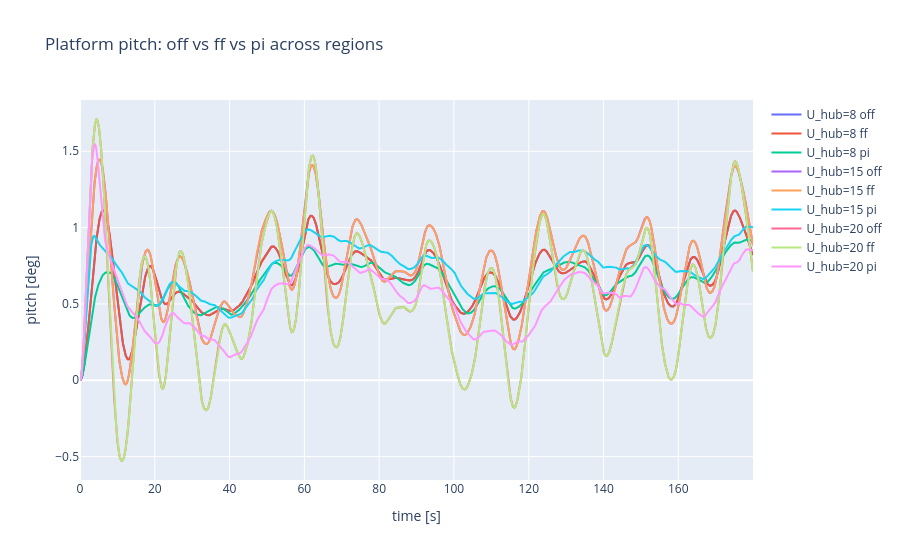

Notebook cell for this chart:
### Code cell
fig = go.Figure()
for U_hub in regions:
    for mode in modes:
        run_id = runs[(U_hub, mode)]['run_id']
        result = pitch_store.get(run_id)['result']
        fig.add_trace(go.Scatter(
            x=result['time'], y=np.degrees(result['pitch']),
            mode='lines', name=f'U_hub={U_hub:g} {mode}'))
fig.update_layout(title='Platform pitch: off vs ff vs pi across regions',
                   xaxis_title='time [s]', yaxis_title='pitch [deg]')
fig.show()

### Figure 1 — Plotly figure (JSON) as saved in the notebook; plotly's stock layout.template omitted (floating-point values rounded to 4 significant figures; data arrays with more than 128 entries replaced by an {"elided": "..."} marker saying what was removed)
{"data": [{"mode": "lines", "name": "U_hub=8 off", "type": "scatter", "x": {"elided": "9000 float values"}, "y": {"elided": "9000 float values"}}, {"mode": "lines", "name": "U_hub=8 ff", "type": "scatter", "x": {"elided": "9000 float values"}, "y": {"elided": "9000 float values"}}, {"mode": "lines", "name": "U_hub=8 pi", "type": "scatter", "x": {"elided": "9000 float values"}, "y": {"elided": "9000 float values"}}, {"mode": "lines", "name": "U_hub=15 off", "type": "scatter", "x": {"elided": "9000 float values"}, "y": {"elided": "9000 float values"}}, {"mode": "lines", "name": "U_hub=15 ff", "type": "scatter", "x": {"elided": "9000 float values"}, "y": {"elided": "9000 float values"}}, {"mode": "lines", "name": "U_hub=15 pi", "type": "scatter", "x": {"elided": "9000 float values"}, "y": {"elided": "9000 float values"}}, {"mode": "lines", "name": "U_hub=20 off", "type": "scatter", "x": {"elided": "9000 float values"}, "y": {"elided": "9000 float values"}}, {"mode": "lines", "name": "U_hub=20 ff", "type": "scatter", "x": {"elided": "9000 float values"}, "y": {"elided": "9000 float values"}}, {"mode": "lines", "name": "U_hub=20 pi", "type": "scatter", "x": {"elided": "9000 float values"}, "y": {"elided": "9000 float values"}}], "layout": {"title": {"text": "Platform pitch: off vs ff vs pi across regions"}, "xaxis": {"title": {"text": "time [s]"}}, "yaxis": {"title": {"text": "pitch [deg]"}}}}
